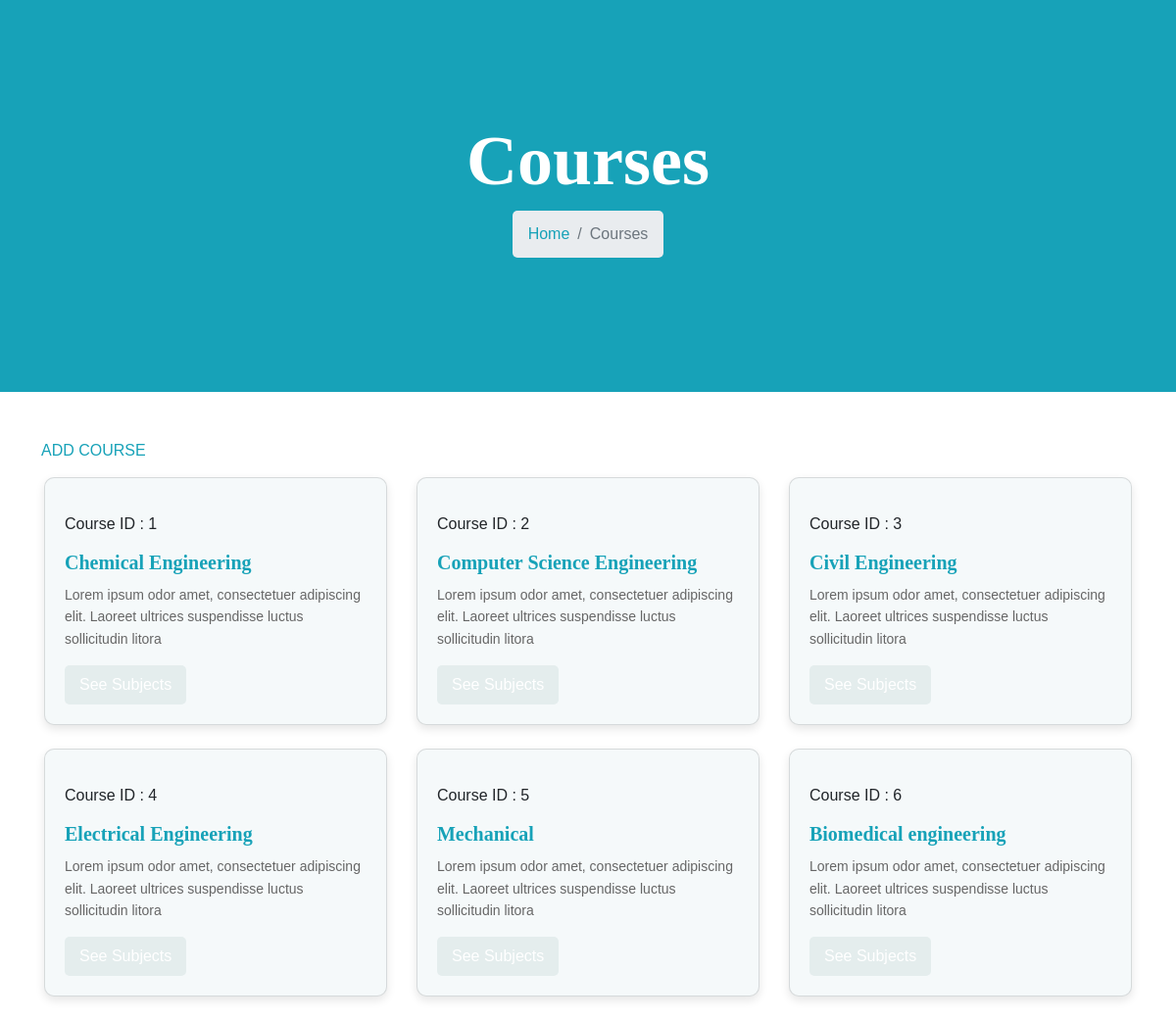
The page /courseView on the database its author committed.
### timetable_app/models.py (models this page shows, shortened)
class Course(models.Model):
    course_id = models.IntegerField()
    course_name = models.CharField(max_length=100)
    course_desc = models.TextField()

### timetable_app/views.py (the view)
# urls.py: path('courseView',views.courseView,name="courseView"),
def courseView(request):
    data =Course.objects.all()
    return render(request,'courses.html',{'data': data})

### templates/courses.html (shortened to what this page needs)
<!doctype html>
<html class="no-js" lang="zxx">
{% load static %}
{% load icons %}
<head>
    <link rel="stylesheet" href="{% static 'css/bootstrap.min.css' %}">
    <link rel="stylesheet" href="{% static 'assets/css/style.css' %}">
</head>
<body>
<div class="container-fluid bg-primary mb-5">
    <div class="d-flex flex-column align-items-center justify-content-center" style="min-height: 400px">
        <h3 class="display-3 font-weight-bold text-white">Courses</h3>
        <nav aria-label="breadcrumb">
            <ol class="breadcrumb">
                <li class="breadcrumb-item"><a href="{% url 'homepage' %}">Home</a></li>
                <li class="breadcrumb-item active" aria-current="page">Courses</li>
            </ol>
        </nav>
    </div>
</div>
<div class="popular_program_area program__page">
    <div class="container">
        <div class="row">
            <div class="Appointment">
                <div class="book_btn d-none d-lg-block" style="padding-bottom:15px">
                    <a data-scroll-nav='1' href="{% url 'addCourse' %}">ADD COURSE</a>
                </div>
            </div>
        </div>
        <div class="row">
            {% for i in data %}
            <div class="col-md-4 col-sm-6 mb-4">
                <div class="single__program card">
                    <div class="program__content">
                        <div style="display:flex">
                            <span>Course ID : {{i.course_id}}</span>
                            <div><a href="{% url 'updateCourse' i.id %}" style="padding-left:20px"></a></div>
                            <div><a href="{% url 'delCourse' i.id %}" style="padding-left:20px"></a></div>
                        </div>
                        <h4>{{i.course_name}}</h4>
                        <p>{{i.course_desc}}</p>
                        <a href="#" class="boxed-btn5">See Subjects</a>
                    </div>
                </div>
            </div>
            {% endfor %}
        </div>
    </div>
</div>
</body>
</html>

### templates/courses.html (style rules this page uses)
.single__program.card { background-color: #f5f9fa; border-radius: 10px; box-shadow: 0px 4px 10px rgba(0, 0, 0, 0.1); padding: 20px; transition: transform 0.2s, box-shadow 0.2s; width: 100%; }
.single__program .program__content h4 { font-size: 20px; font-weight: bold; margin: 15px 0 10px; color: #17a2b8; }
.single__program .program__content p { font-size: 14px; color: #666; line-height: 1.6; }
.single__program .program__content .boxed-btn5 { display: inline-block; background-color: #e4eded; color: #ffffff; padding: 8px 15px; border-radius: 5px; text-decoration: none; transition: background-color 0.2s; }

### rows shown on the page
Course: course_id "1", course_name "Chemical Engineering", course_desc "Lorem ipsum odor amet, consectetuer adipiscing elit. Laoreet ultrices suspendisse luctus sollicitudin litora"
Course: course_id "2", course_name "Computer Science Engineering", course_desc "Lorem ipsum odor amet, consectetuer adipiscing elit. Laoreet ultrices suspendisse luctus sollicitudin litora"
Course: course_id "3", course_name "Civil Engineering", course_desc "Lorem ipsum odor amet, consectetuer adipiscing elit. Laoreet ultrices suspendisse luctus sollicitudin litora"
Course: course_id "4", course_name "Electrical Engineering", course_desc "Lorem ipsum odor amet, consectetuer adipiscing elit. Laoreet ultrices suspendisse luctus sollicitudin litora"
Course: course_id "5", course_name "Mechanical", course_desc "Lorem ipsum odor amet, consectetuer adipiscing elit. Laoreet ultrices suspendisse luctus sollicitudin litora"
Course: course_id "6", course_name "Biomedical engineering", course_desc "Lorem ipsum odor amet, consectetuer adipiscing elit. Laoreet ultrices suspendisse luctus sollicitudin litora"
